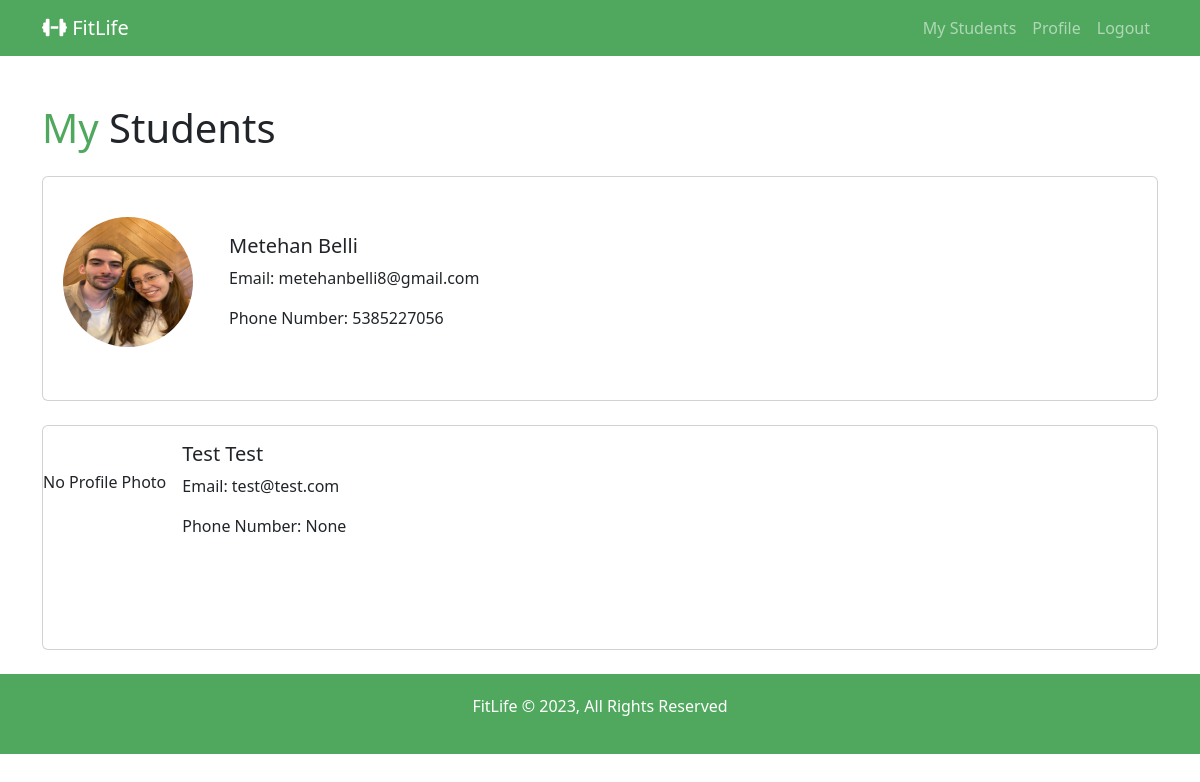
Screenshot of /account/users/teacher/students (signed in) with the database file from the repository.
### users/models.py (models this page shows, shortened)
class UserExtra(models.Model):
    user = models.OneToOneField(
        settings.AUTH_USER_MODEL,
        on_delete=models.CASCADE,
        null=True,
    )
    trainer = models.ForeignKey(
        CustomUser,
        on_delete=models.SET_NULL,
        null=True,
        blank=True,
        related_name="user_trainer",
        limit_choices_to={"is_user": 0},
    )
    exercise_plan = models.OneToOneField(
        ExercisePlan, on_delete=models.CASCADE, null=True, blank=True
    )
    current_info = models.OneToOneField(
        UserCurrent, on_delete=models.CASCADE, null=True, blank=True
    )
    birth_date = models.DateField(null=True, blank=True)
    phone_number = models.CharField(max_length=15, null=True, blank=True)
    gender = models.CharField(max_length=10, null=True, blank=True)
    profile_picture = models.ImageField(upload_to="images", default="")

### account/models.py (models this page shows, shortened)
class CustomUser(AbstractUser):
    is_user = models.BooleanField(default=False, null=True, blank=True)
    profile_picture = models.ImageField(upload_to="images", default="")

### users/views.py (the view)
# urls.py: path("teacher/students", views.teachers_students, name="teachers_students"),
def teachers_students(request):
    teacher = request.user
    teacher_extra, created = TeacherExtra.objects.get_or_create(user=teacher)
    if request.method == "GET":
        students = teacher_extra.students.all()
        students_extra = UserExtra.objects.filter(user__in=students)
        return render(
            request,
            "users/teachersStudent.html",
            {
                "teacher": teacher,
                "teacher_extra": teacher_extra,
                "students": students,
                "students_extra": students_extra,
            },
        )
    return render(request, "users/teachersStudent.html")

### users/templates/users/teachersStudent.html (shortened to what this page needs)
{% extends "layout.html" %}
{% block content %}
<div class="container mt-5">
  <h1><span class="text-green">My</span> Students</h1>
  <div class="card-deck mt-4">
    {% for student_extra in students_extra %}
    <a href="{% url 'teachers_students_info' %}?student_id={{ student_extra.user.id }}">
      <div class="card mb-4" style="height: 225px;">
        <div class="d-flex align-items-center">
          {% if student_extra.profile_picture %}
            <div class="rounded-circle overflow-hidden mr-3" style="width: 130px; height: 130px; margin: 40px 20px;">
              <img src="{{ student_extra.profile_picture.url }}" class="card-img-top w-100 h-100" alt="{{ student_extra.user.first_name }} {{ student_extra.user.last_name }}">
            </div>
          {% else %}
            <p>No Profile Photo</p>
          {% endif %}
          <div class="card-body">
            <h5 class="card-title">{{ student_extra.user.first_name }} {{ student_extra.user.last_name }}</h5>
            <p class="card-text">Email: {{ student_extra.user.email }}</p>
            <p class="card-text">Phone Number: {{ student_extra.phone_number }}</p>
          </div>
        </div>
      </div>
    </a>
    {% endfor %}
  </div>
</div>
{% endblock %}

### users/templates/users/teachersStudent.html (style rules this page uses)
.text-green { color: #50a85e; }
a { text-decoration: none; }
.rounded-circle { border-radius: 50%; overflow: hidden; }

### rows the page displays
UserExtra: profile_picture (picture), user.first_name "Metehan", user.last_name "Belli", user.email "metehanbelli8@gmail.com", phone_number "5385227056"
UserExtra: profile_picture "No Profile Photo", user.first_name "Test", user.last_name "Test", user.email "test@test.com", phone_number "None"
